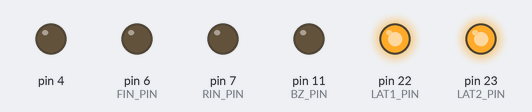
A sketch run on a simulated Arduino Leonardo, built with avr-gcc and run on an emulated ATmega32U4. On the bench: output pins drawn as LEDs (lit = HIGH).

Above: at 0.1 s.
At 22.6 s:
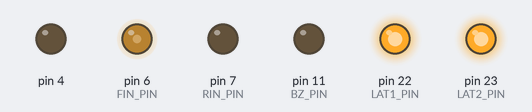
At 35.0 s:
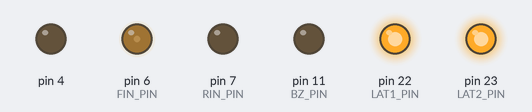
Timing chart, 0 to 40.0 s (numbered marks = the images above):
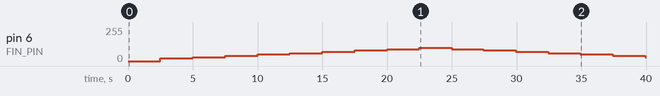

The sketch:

dc_4.ino
```cpp
#define USE_TIMER3_ISR
#include "mono_con.h"
word sTime;
int value = 10;
boolean updown = true;
void setup() {
  config_init();
  serial_init();

}
ISR(TIMER3_COMPA_vect){
  sTime++;
}

void DMstop(void) {
  digitalWrite(FIN_PIN, HIGH);
  digitalWrite(RIN_PIN, HIGH);
}

void DMcw(int speed) {
  analogWrite(FIN_PIN, speed);
  digitalWrite(RIN_PIN, LOW);
}

void DMccw(int speed) {
  digitalWrite(FIN_PIN, LOW);
  analogWrite(RIN_PIN, speed);
}

void loop() {
  if(sTime > 5000){
    if(updown){
      value = value + 10;
      DMcw(value);
    }else{
      value = value - 10;
      DMcw(value);
    }
    if(value == 100){
      updown = false;
    }else if(value == 0){
      updown = true;
    }
    sTime = 0;
  }
}
```

mono_con.h
```cpp
//===================================================================================================================
//
//  高校生ものづくりコンテスト2025岡山県大会用 ArduinoShield
//
//    出力回路: 百エディケーション製
//    https://hyakuedu.wordpress.com/
//
//    CPU Board: Arduino MEGA 2560 R3
//                                     2025/2/20 OKAKO
//
//===================================================================================================================
#ifndef _MONO_CON_2025_H
#define _MONO_CON_2025_H

//--- OKAKO_Shield_LED
#define D1 42  // D1 LED
#define D2 44  // D2 LED
#define D3 46  // D3 LED
#define D4 48  // D4 LED

//--- Arduino  ATmega2560 Input
#define _USER_CON_1PIN A0
#define _USER_CON_2PIN A1
#define _USER_CON_3PIN 17
#define _USER_CON_4PIN 18
#define _USER_CON_5PIN 19

//--- OKAKO_Shield_CN2
#define BOARD_SW_PIN 26
#define BZ_PIN 11
#define FIN_PIN 6
#define RIN_PIN 7
#define LAT2_PIN 23
#define LAT1_PIN 22
#define SCK_PIN 24
#define SDI_PIN 25

//--- セグメントLED 0-9,blank
int num[11] = { 0x3f, 0x06, 0x5b, 0x4f, 0x66,  //0, 1, 2, 3, 4
                0x6d, 0x7d, 0x27, 0x7f, 0x6f,  //5, 6, 7, 8, 9
                0x00 };                        //blank

//--- レジスタ初期設定
void config_init(void) {
  pinMode(_USER_CON_1PIN, INPUT);
  pinMode(_USER_CON_2PIN, INPUT);
  pinMode(_USER_CON_3PIN, INPUT);
  pinMode(_USER_CON_4PIN, INPUT);
  pinMode(_USER_CON_5PIN, INPUT);

  pinMode(D1, OUTPUT);
  pinMode(D2, OUTPUT);
  pinMode(D3, OUTPUT);
  pinMode(D4, OUTPUT);

  pinMode(BOARD_SW_PIN, INPUT);
  pinMode(BZ_PIN, OUTPUT);
  pinMode(RIN_PIN, OUTPUT);
  pinMode(FIN_PIN, OUTPUT);
  pinMode(LAT1_PIN, OUTPUT);
  pinMode(LAT2_PIN, OUTPUT);
  pinMode(SCK_PIN, OUTPUT);
  pinMode(SDI_PIN, OUTPUT);

  ////////// DCモータ制御用PWM信号生成用のタイマ(Timer4)の周波数を31.37KHzに変更 //////////
  TCCR4B = (TCCR4B & 0b11111000) | 0x01;

#ifdef USE_TIMER3_ISR
  ////////// 1ms割り込み用のタイマ(Timer3)の初期化 //////////
  TCCR3A = 0;
  TCCR3B = 0x0b;
  OCR3A = 124;
  TIMSK3 = 2;
#endif
}

//--- 構造体宣言bitset
struct bitset {
  int SDI : 1;   // bit0 シリアルデータ
  int SCK : 1;   // bit1 シリアルクロック
  int LAT1 : 1;  // bit2 7seg LED 系ラッチ
  int LAT2 : 1;  // bit3 フルカラーLED,step モータ系ラッチ
  int DCM : 2;   // bit4,5 DC モータの動作モード
  int BZ : 1;    // bit6 圧電スピーカ
  int TSW : 1;   // bit7 タクトスイッチ入力
};
struct bitset RC;  // 構造体変数

//--- 共用体宣言lm (LED & step Motor)
union {
  struct
  {               //--- 構造体宣言，bit というグループ名
    int SM : 4;   // bit0 ～ bit3 ステッピングモータ励磁信号
    int R : 1;    // bit4 フルカラーLED，赤色
    int B : 1;    // bit5 フルカラーLED，青色
    int G : 1;    // bit6 フルカラーLED，緑色
    int res : 1;  // bit7 未使用
  } bit;          // bit アクセス名
  struct
  {
    int SM : 4;
    int GBR : 3;  // フルカラーLED, カラーコードを3bitで指定
    int res : 1;
  } color;  // GBRを3ビットアクセス名
  int b8;   // byte アクセス名
} lm;       // 共用体変数名

//--- U1,U2,U3初期化
void serial_init(void) {
  //U1
  digitalWrite(LAT1_PIN, LOW);
  shiftOut(SDI_PIN, SCK_PIN, MSBFIRST, 0x00);
  digitalWrite(LAT1_PIN, HIGH);

  //U2
  digitalWrite(LAT1_PIN, LOW);
  shiftOut(SDI_PIN, SCK_PIN, MSBFIRST, 0x00);
  digitalWrite(LAT1_PIN, HIGH);

  //u3
  digitalWrite(LAT2_PIN, LOW);
  shiftOut(SDI_PIN, SCK_PIN, MSBFIRST, 0x00);
  digitalWrite(LAT2_PIN, HIGH);
}

//--- 2桁7セグメントLEDの表示関数
int disp(char leftPat, char rightPat) {
  digitalWrite(LAT1_PIN, LOW);
  shiftOut(SDI_PIN, SCK_PIN, MSBFIRST, leftPat);
  digitalWrite(LAT1_PIN, HIGH);

  digitalWrite(LAT1_PIN, LOW);
  shiftOut(SDI_PIN, SCK_PIN, MSBFIRST, rightPat);
  digitalWrite(LAT1_PIN, HIGH);
}

//--- ステッピングモータの初期設定関数
int stepm_init(int n) {
  int spm[5] = { 0x9,     // A
                 0xc,     // B
                 0x6,     // nA
                 0x3,     // nB
                 0x00 };  // Stop

  return spm[n];
}

//--- フルカラーLEDとステッピングモータの動作制御関数
int led_stepmotor(char n) {
  digitalWrite(LAT2_PIN, LOW);
  shiftOut(SDI_PIN, SCK_PIN, MSBFIRST, n);
  digitalWrite(LAT2_PIN, HIGH);
}

#endif
```

Measured:
- by itself, pin 6 (FIN_PIN): rises from 0/255 to 100/255 in 20.0 s, then falls to 30/255 in 17.4 s
